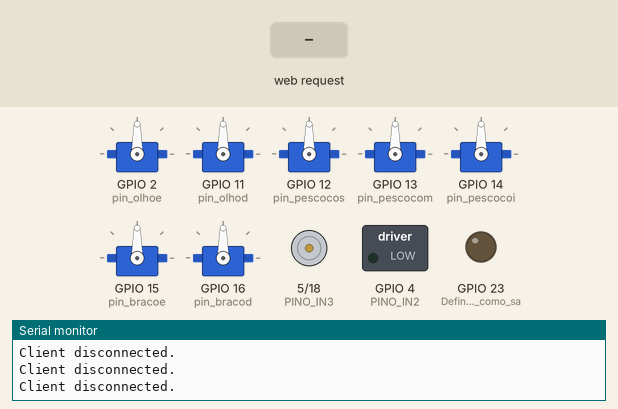
A sketch run on a simulated ESP32. Shown: 7 × servo, motor-driver pin pairs drawn as motors (green arrow = first pin HIGH = forward, orange = second pin HIGH = backward, longer = more drive), switched loads named in the sketch (green lamp = pin HIGH), output pins drawn as LEDs (lit = HIGH), the last lines printed to the serial monitor. The test bench sets the inputs (shaded band). Pins used as bus, display or sensor lines are not drawn.

Above: at 1.2 s.
1.3 s: HTTP request GET /bracos received
At 4.16 s:
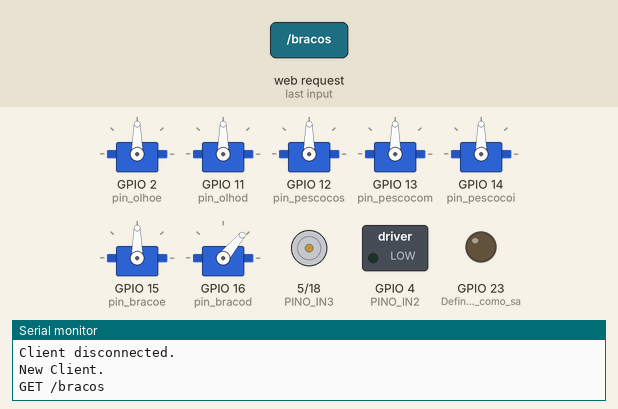
4.3 s: HTTP request GET /pescoco received
At 5.96 s:
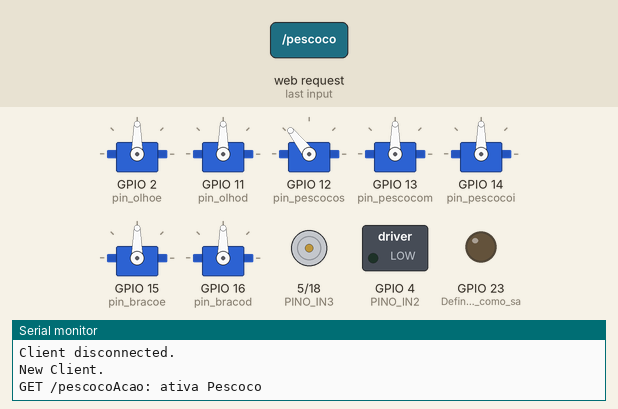
7.3 s: HTTP request GET /cima received
At 10.08 s:
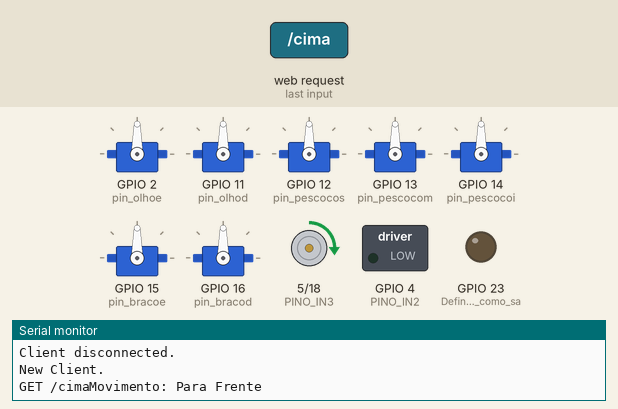
Timing chart, 0 to 25.3 s (numbered marks = the images above; inputs shaded):
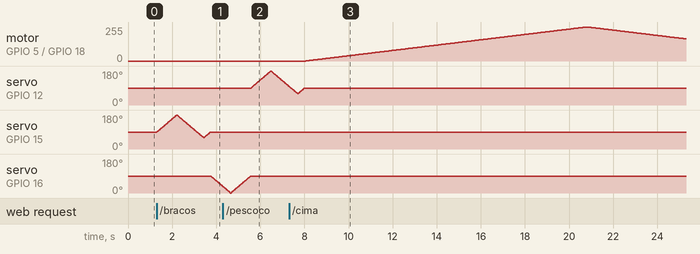

Measured:
- after the input at 1.3 s, servo on GPIO 16 (pin_bracod): moves from 90° to 36° over 0.52 s, starting after 2.5 s
- after the input at 4.3 s, servo on GPIO 12 (pin_pescocos): rises from 90° to 180° in 0.88 s, then falls to 98° in 0.83 s
- after the input at 7.3 s, motor on GPIO 5 (PINO_IN3) / GPIO 18 (PINO_IN4): rises from stopped to forward 255/255 in 12.7 s, then falls to forward 166/255 in 4.5 s

The sketch:

code_completo.ino
```cpp
#include <WiFi.h>
#include <ESP32Servo.h>

// Definição do SSID e senha do ponto de acesso
const char* ssid = "ESP32_AP";  // Nome da rede Wi-Fi
const char* password = "12345678"; // Senha da rede

WiFiServer sv(80); //Cria um servidor na porta 80

// Variavel para guardar o HTTP
String header;

// Definição dos servos motores
Servo servo_olhoe;
Servo servo_olhod;

Servo servo_pescocos;
Servo servo_pescocom;
Servo servo_pescocoi;

Servo servo_bracoe;
Servo servo_bracod;

#define pin_olhoe 2
#define pin_olhod 11

#define pin_pescocos 12
#define pin_pescocom 13
#define pin_pescocoi 14

#define pin_bracoe 15
#define pin_bracod 16

// Motor A
#define PINO_IN1 2
#define PINO_IN2 4

//Motor B
#define PINO_IN3 5
#define PINO_IN4 18

void setup() {
  Serial.begin(115200);

  // Configura os pinos de controle como saída
  pinMode(PINO_IN1, OUTPUT);  // Define o pino IN1 como saída
  pinMode(PINO_IN2, OUTPUT);  // Define o pino IN2 como saída
  pinMode(PINO_IN3, OUTPUT);  // Define o pino IN3 como saída
  pinMode(PINO_IN4, OUTPUT);  // Define o pino IN4 como saída

  pinMode(23, OUTPUT);  //Define a porta 23 como saída
  delay(10);  //Atraso de 10 milissegundos

   // Conecta ao Wi-Fi com o SSID e senha
  Serial.print("Setting AP (Access Point)…");
  WiFi.softAP(ssid, password);

  IPAddress IP = WiFi.softAPIP();
  Serial.print("AP IP address: ");
  Serial.println(IP);

  sv.begin();

  // Inicialização dos servos
  servo_olhoe.attach(pin_olhoe);
  servo_olhod.attach(pin_olhod);
  servo_pescocos.attach(pin_pescocos);
  servo_pescocom.attach(pin_pescocom);
  servo_pescocoi.attach(pin_pescocoi);
  servo_bracoe.attach(pin_bracoe);
  servo_bracod.attach(pin_bracod);
}

void loop() {

 WiFiClient client = sv.available(); //Cria o objeto cliente

   if (client) {                             // Se um novo cliente conecta,
    Serial.println("New Client.");
    String currentLine = "";                // Faz uma string para guardar informação vindas do cliente
    while (client.connected()) {            // Loop enquando o cliente estiver conectado
      if (client.available()) {             // Se houver bytes para ler do cliente
        char c = client.read();             // Lê o byte
        Serial.write(c);                    // Printa o byte no monitor serial
        header += c;
        if (c == '\n') {
          // Fim do http

          if (currentLine.length() == 0) {
            // Responder ao cliente
            client.println("HTTP/1.1 200 OK");
            client.println("Content-type:text/html");
            client.println();
            client.println("<!DOCTYPE html>");
            client.println("<html>");
            client.println("<head>");
            client.println("<style>");
            client.println("body { font-family: Arial, sans-serif; text-align: center; background: linear-gradient(to bottom, #cce7e8, #f5f7fa); }");
            client.println(".btn { padding: 15px 30px; margin: 10px; border: 2px solid black; border-radius: 10px; background-color: #e0f7fa; font-size: 16px; cursor: pointer; }");
            client.println(".btn:hover { background-color: #b2ebf2; }");
            client.println(".arrow { width: 50px; height: 50px; display: inline-block; margin: 10px; background-color: #b2ebf2; clip-path: polygon(50% 0%, 100% 100%, 0% 100%); cursor: pointer; }");
            client.println(".up { transform: rotate(0deg); }");
            client.println(".down { transform: rotate(180deg); }");
            client.println(".left { transform: rotate(-90deg); }");
            client.println(".right { transform: rotate(90deg); }");
            client.println("</style>");
            client.println("</head>");
            client.println("<body>");
            client.println("<h1>Controle do Robo</h1>");

            client.println("<button class='btn' onclick=\"location.href='/olhos'\">Acao Olhos</button><br>");
            client.println("<button class='btn' onclick=\"location.href='/bracos'\">Acao Bracos</button><br>");
            client.println("<button class='btn' onclick=\"location.href='/pescoco'\">Acao Pescoco</button><br><br>");

            client.println("<div>");
            client.println("<div class='arrow up' onclick=\"location.href='/cima'\"></div><br>");
            client.println("<div class='arrow left' onclick=\"location.href='/esquerda'\"></div>");
            client.println("<div class='arrow' style='background-color: transparent;'></div>");
            client.println("<div class='arrow right' onclick=\"location.href='/direita'\"></div><br>");
            client.println("<div class='arrow down' onclick=\"location.href='/baixo'\"></div>");
            client.println("</div>");

            client.println("</body>");
            client.println("</html>");
            client.println();

            break;
          } else {
            currentLine = "";
          }
        } else if (c != '\r') {
          currentLine += c;
        }

// Comandos baseados nas URLs

	  //OLHOS
    if (currentLine.endsWith("GET /olhos")) {
    Serial.println("Acao: Olhos");

    client.println("<html><head><meta http-equiv='refresh' content='1;url=/' /></head><body><h1>Movendo Olhos...</h1></body></html>");
        }
        }


	  //BRACOS
    if (currentLine.endsWith("GET /bracos")) {
  	//ESQUERDO
	  for (int pos = 90; pos <= 180; pos += 1) { // sweep from 0 degrees to 180 degrees
		servo_bracoe.write(pos);
		delay(10);             // waits 20ms for the servo to reach the position
	}
  	for (int pos = 180; pos >= 90; pos -= 1) { // sweep from 0 degrees to 180 degrees
		servo_bracoe.write(pos);
		delay(10);             // waits 20ms for the servo to reach the position
	}
    for (int pos = 90; pos >= 60; pos -= 1) { // sweep from 0 degrees to 180 degrees
		servo_bracoe.write(pos);
		delay(10);             // waits 20ms for the servo to reach the position
	}
  	for (int pos = 60; pos <= 90; pos += 1) { // sweep from 0 degrees to 180 degrees
		servo_bracoe.write(pos);
		delay(10);             // waits 20ms for the servo to reach the position
}

 	//DIREITO

    for (int pos = 90; pos >= 0; pos -= 1) { // sweep from 0 degrees to 180 degrees
		servo_bracod.write(pos);
		delay(10);             // waits 20ms for the servo to reach the position
 }
    for (int pos = 0; pos <= 90; pos += 1) { // sweep from 0 degrees to 180 degrees
		servo_bracod.write(pos);
		delay(10);             // waits 20ms for the servo to reach the position
 }
    client.println("<html><head><meta http-equiv='refresh' content='1;url=/' /></head><body><h1>Movendo Bracos...</h1></body></html>");
}


	//PESCOCO
    if (currentLine.endsWith("GET /pescoco")) {
    Serial.println("Acao: ativa Pescoco");

   //GIRA A CABECA
   for (int pos = 90; pos <= 180; pos += 1) { // sweep from 0 degrees to 180 degrees
	 servo_pescocos.write(pos);
	 delay(10);             // waits 20ms for the servo to reach the position
 }
   for (int pos = 180; pos >= 90; pos -= 1) { // sweep from 0 degrees to 180 degrees
	 servo_pescocos.write(pos);
	 delay(10);             // waits 20ms for the servo to reach the position
 }
   for (int pos = 90; pos >= 60; pos -= 1) { // sweep from 0 degrees to 180 degrees
	 servo_pescocos.write(pos);
	 delay(10);             // waits 20ms for the servo to reach the position
 }
   for (int pos = 60; pos <= 90; pos += 1) { // sweep from 0 degrees to 180 degrees
	 servo_pescocos.write(pos);
	 delay(10);             // waits 20ms for the servo to reach the position
 }
  client.println("<html><head><meta http-equiv='refresh' content='1;url=/' /></head><body><h1>Movendo Pescoco...</h1></body></html>");
}


  //PRA FRENTE

  if (currentLine.endsWith("GET /cima")) {
  Serial.println("Movimento: Para Frente");
  int valor_pwm = 0;  // Variável para armazenar o valor PWM (0-255)

  // Aumenta a velocidade gradualmente de 0% a 100% no sentido horário
  for (valor_pwm = 0; valor_pwm < 256; valor_pwm++) {
  analogWrite(PINO_IN1, valor_pwm);  // Aplica o valor PWM no pino IN1
  analogWrite(PINO_IN3, valor_pwm);  // Aplica o valor PWM no pino IN1
  delay(50);  // Espera 100 ms antes de aumentar a velocidade
  }
  // Diminui a velocidade gradualmente de 100% a 0% no sentido horário
  for (valor_pwm = 255; valor_pwm >= 0; valor_pwm--) {
  analogWrite(PINO_IN1, valor_pwm);  // Reduz o valor PWM no pino IN1
  analogWrite(PINO_IN3, valor_pwm);  // Aplica o valor PWM no pino IN1
  delay(50);  // Espera 100 ms antes de diminuir mais a velocidade
  }
   client.println("<html><head><meta http-equiv='refresh' content='1;url=/' /></head><body><h1>Movendo para Frente...</h1></body></html>");
}

  //PRA TRAS

  if (currentLine.endsWith("GET /baixo")) {
  Serial.println("Movimento: Para Baixo");
  int valor_pwm = 0;
  // Aumenta a velocidade gradualmente de 0% a 100% no sentido anti-horário
  for (valor_pwm = 0; valor_pwm < 256; valor_pwm++) {
  analogWrite(PINO_IN2, valor_pwm);  // Aplica o valor PWM no pino IN2
  analogWrite(PINO_IN4, valor_pwm);  // Aplica o valor PWM no pino IN1
  delay(50);  // Espera 100 ms antes de aumentar a velocidade
  }

  // Diminui a velocidade gradualmente de 100% a 0% no sentido anti-horário
  for (valor_pwm = 255; valor_pwm >= 0; valor_pwm--) {
  analogWrite(PINO_IN2, valor_pwm);  // Reduz o valor PWM no pino IN2
  analogWrite(PINO_IN4, valor_pwm);  // Aplica o valor PWM no pino IN1
  delay(50);  // Espera 100 ms antes de diminuir mais a velocidade
  }
  client.println("<html><head><meta http-equiv='refresh' content='1;url=/' /></head><body><h1>Movendo para Baixo...</h1></body></html>");
}


	//ESQUERDA
  if (currentLine.endsWith("GET /esquerda")) {
  Serial.println("Movimento: Para Esquerda");
  int valor_pwm = 0;  // Variável para armazenar o valor PWM (0-255)

  // Aumenta a velocidade gradualmente de 0% a 100% no sentido horário
  for (valor_pwm = 0; valor_pwm < 256; valor_pwm++) {
  analogWrite(PINO_IN1, valor_pwm);  // Aplica o valor PWM no pino IN1
  analogWrite(PINO_IN4, valor_pwm);  // Aplica o valor PWM no pino IN1
  delay(50);  // Espera 100 ms antes de aumentar a velocidade
  }
  // Diminui a velocidade gradualmente de 100% a 0% no sentido horário
  for (valor_pwm = 255; valor_pwm >= 0; valor_pwm--) {
  analogWrite(PINO_IN1, valor_pwm);  // Reduz o valor PWM no pino IN1
  analogWrite(PINO_IN4, valor_pwm);  // Aplica o valor PWM no pino IN1
  delay(50);  // Espera 100 ms antes de diminuir mais a velocidade
  }

  client.println("<html><head><meta http-equiv='refresh' content='1;url=/' /></head><body><h1>Movendo para Esquerda...</h1></body></html>");
}

	//DIREITA
  if (currentLine.endsWith("GET /direita")) {
  Serial.println("Movimento: Para Direita");
  int valor_pwm = 0;
  // Aumenta a velocidade gradualmente de 0% a 100% no sentido anti-horário
  for (valor_pwm = 0; valor_pwm < 256; valor_pwm++) {
  analogWrite(PINO_IN2, valor_pwm);  // Aplica o valor PWM no pino IN2
  analogWrite(PINO_IN3, valor_pwm);  // Aplica o valor PWM no pino IN1
  delay(50);  // Espera 100 ms antes de aumentar a velocidade
  }

  // Diminui a velocidade gradualmente de 100% a 0% no sentido anti-horário
  for (valor_pwm = 255; valor_pwm >= 0; valor_pwm--) {
  analogWrite(PINO_IN2, valor_pwm);  // Reduz o valor PWM no pino IN2
  analogWrite(PINO_IN3, valor_pwm);  // Aplica o valor PWM no pino IN1
  delay(50);  // Espera 100 ms antes de diminuir mais a velocidade
  }

  client.println("<html><head><meta http-equiv='refresh' content='1;url=/' /></head><body><h1>Movendo para Direita...</h1></body></html>");
  }
 }
}
    client.stop();
    Serial.println("Client disconnected.");
    Serial.println("");
  }
```
